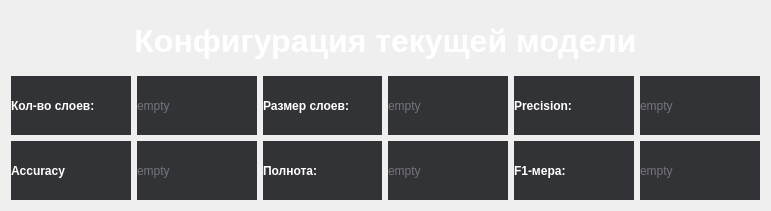
     <widget class="QWidget" name="gridLayoutWidget_3">
      <property name="geometry">
       <rect>
        <x>20</x>
        <y>540</y>
        <width>771</width>
        <height>211</height>
       </rect>
      </property>
      <layout class="QGridLayout" name="gridLayout_3">
       <property name="horizontalSpacing">
        <number>6</number>
       </property>
       <item row="2" column="2">
        <widget class="QLabel" name="label_20">
         <property name="font">
          <font>
           <weight>75</weight>
           <bold>true</bold>
          </font>
         </property>
         <property name="styleSheet">
          <string notr="true">color: rgb(255, 255, 255);
background-color: rgb(50, 51, 54);</string>
         </property>
         <property name="text">
          <string>Размер слоев:</string>
         </property>
         <property name="margin">
          <number>6</number>
         </property>
        </widget>
       </item>
       <item row="2" column="5">
        <widget class="QLabel" name="precision">
         <property name="styleSheet">
          <string notr="true">color: rgb(116, 116, 122);
background-color: rgb(50, 51, 54);</string>
         </property>
         <property name="text">
          <string>empty</string>
         </property>
         <property name="margin">
          <number>6</number>
         </property>
        </widget>
       </item>
       <item row="6" column="4">
        <widget class="QLabel" name="label_24">
         <property name="font">
          <font>
           <weight>75</weight>
           <bold>true</bold>
          </font>
         </property>
         <property name="styleSheet">
          <string notr="true">color: rgb(255, 255, 255);
background-color: rgb(50, 51, 54);</string>
         </property>
         <property name="text">
          <string>F1-мера:</string>
         </property>
         <property name="margin">
          <number>6</number>
         </property>
        </widget>
       </item>
       <item row="2" column="0">
        <widget class="QLabel" name="label_19">
         <property name="font">
          <font>
           <weight>75</weight>
           <bold>true</bold>
          </font>
         </property>
         <property name="styleSheet">
          <string notr="true">color: rgb(255, 255, 255);
background-color: rgb(50, 51, 54);</string>
         </property>
         <property name="text">
          <string>Кол-во слоев:</string>
         </property>
         <property name="margin">
          <number>6</number>
         </property>
        </widget>
       </item>
       <item row="2" column="3">
        <widget class="QLabel" name="layersSizes">
         <property name="styleSheet">
          <string notr="true">color: rgb(116, 116, 122);
background-color: rgb(50, 51, 54);</string>
         </property>
         <property name="text">
          <string>empty</string>
         </property>
         <property name="margin">
          <number>6</number>
         </property>
        </widget>
       </item>
       <item row="6" column="2">
        <widget class="QLabel" name="label_23">
         <property name="font">
          <font>
           <weight>75</weight>
           <bold>true</bold>
          </font>
         </property>
         <property name="styleSheet">
          <string notr="true">color: rgb(255, 255, 255);
background-color: rgb(50, 51, 54);</string>
         </property>
         <property name="text">
          <string>Полнота:</string>
         </property>
         <property name="margin">
          <number>6</number>
         </property>
        </widget>
       </item>
       <item row="6" column="3">
        <widget class="QLabel" name="recall">
         <property name="styleSheet">
          <string notr="true">color: rgb(116, 116, 122);
background-color: rgb(50, 51, 54);</string>
         </property>
         <property name="text">
          <string>empty</string>
         </property>
         <property name="margin">
          <number>6</number>
         </property>
        </widget>
       </item>
       <item row="6" column="0">
        <widget class="QLabel" name="label_21">
         <property name="font">
          <font>
           <weight>75</weight>
           <bold>true</bold>
          </font>
         </property>
         <property name="styleSheet">
          <string notr="true">color: rgb(255, 255, 255);
background-color: rgb(50, 51, 54);</string>
         </property>
         <property name="text">
          <string>Accuracy</string>
         </property>
         <property name="margin">
          <number>6</number>
         </property>
        </widget>
       </item>
       <item row="0" column="0" colspan="6">
        <widget class="QLabel" name="label_15">
         <property name="font">
          <font>
           <pointsize>24</pointsize>
           <weight>75</weight>
           <bold>true</bold>
          </font>
         </property>
         <property name="styleSheet">
          <string notr="true">color: rgb(255, 255, 255);</string>
         </property>
         <property name="text">
          <string>Конфигурация текущей модели</string>
         </property>
         <property name="alignment">
          <set>Qt::AlignCenter</set>
         </property>
        </widget>
       </item>
       <item row="2" column="1">
        <widget class="QLabel" name="layersCount">
         <property name="styleSheet">
          <string notr="true">color: rgb(116, 116, 122);
background-color: rgb(50, 51, 54);</string>
         </property>
         <property name="text">
          <string>empty</string>
         </property>
         <property name="margin">
          <number>6</number>
         </property>
        </widget>
       </item>
       <item row="6" column="5">
        <widget class="QLabel" name="f1Measure">
         <property name="styleSheet">
          <string notr="true">color: rgb(116, 116, 122);
background-color: rgb(50, 51, 54);</string>
         </property>
         <property name="text">
          <string>empty</string>
         </property>
         <property name="margin">
          <number>6</number>
         </property>
        </widget>
       </item>
       <item row="6" column="1">
        <widget class="QLabel" name="accuracy">
         <property name="styleSheet">
          <string notr="true">color: rgb(116, 116, 122);
background-color: rgb(50, 51, 54);</string>
         </property>
         <property name="text">
          <string>empty</string>
         </property>
         <property name="margin">
          <number>6</number>
         </property>
        </widget>
       </item>
       <item row="2" column="4">
        <widget class="QLabel" name="label_22">
         <property name="font">
          <font>
           <weight>75</weight>
           <bold>true</bold>
          </font>
         </property>
         <property name="styleSheet">
          <string notr="true">color: rgb(255, 255, 255);
background-color: rgb(50, 51, 54);</string>
         </property>
         <property name="text">
          <string>Precision:</string>
         </property>
         <property name="margin">
          <number>6</number>
         </property>
        </widget>
       </item>
      </layout>
     </widget>
